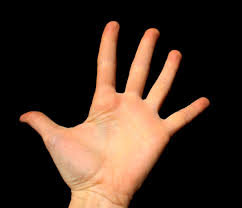
%> input picture hand.jpg, 242 x 208 px
$ octave hantrack.m   (GNU Octave 9; MATLAB toolbox functions it lacks are replaced by stand-ins)
%> lines starting %> are read from the running program, lines starting %| are printed output that depends on the picture; in (x1, y1, x2, y2) boxes, pixels count from 0 and x2, y2 are one past the last pixel; in counts of white or black regions, pixels touching at a corner belong together; the program's own positions count from 1
%Author : PRG SWAMY
clc;
clear all;
close all;
clf;

%read and display the image
img=imread('hand.jpg');
%> img is the input picture: size 208x242x3 uint8; mean R, G, B 67, 47.9, 35.8
figure(1)
imshow(img);title('Original image');

%convert and display grayscale image
irgb=rgb2gray(img);
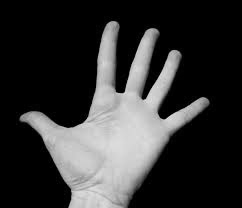
%> irgb: size 208x242 uint8; min 0, max 231, mean 52.3
figure(2)
imshow(irgb);title('Grayscale image');

%use a 2D median filter to filter ou the salt and pepper noise
ifil=medfilt2(irgb);
figure(3)
imshow(ifil);title('2D median filtered image');

%perform thresholding on the image
level=graythresh(ifil);
%> level = 0.369
ibw=im2bw(ifil,level);
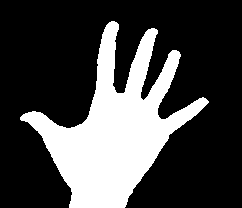
%> ibw: size 208x242 logical; 27.3% white; 1 white region, box (x1, y1, x2, y2) and area: (20, 21, 209, 208) 13743
figure(4)
imshow(ibw);title('Thresholded image');

%Dilate and erode the image with diamond and square structural element of size 2,3 resply
sedil=strel('diamond',2);
idil=imdilate(ibw,sedil);
%> idil: size 208x242 logical; 30.4% white; 1 white region, box (x1, y1, x2, y2) and area: (18, 19, 211, 208) 15290
figure(5)
imshow(idil);title('Dilated image');
seerd=strel('square',3);
ierd=imerode(idil,seerd);
%> ierd: size 208x242 logical; 28.2% white; 1 white region, box (x1, y1, x2, y2) and area: (19, 20, 209, 208) 14178
figure(6)
imshow(ierd);title('Eroded image');
img=ierd;

%Find the centroid of the hand using regionprops
statcent = regionprops(img,'centroid');
%> statcent = 1 region; Centroid: [115.7 128.4]
figure(7)
imshow(img); hold on;
for x = 1: numel(statcent)
    plot(statcent(x).Centroid(1),statcent(x).Centroid(2),'r.');
end
%> this loop made 1 pass
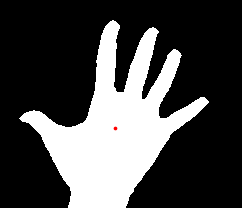
%> figure redrawn from the program's plot data
disp 'Centroid coordinates = '
disp statcent(1).Centroid(1);
disp statcent(1).Centroid(2);

%Find the orientation of the hand using regionprops
statorie=regionprops(img,'orientation');
%> statorie = 1 region; Orientation: 60.78
figure(8)
imshow(img); hold on;
for x=1:numel(statorie)
    plot(statorie(x).Orientation);
end
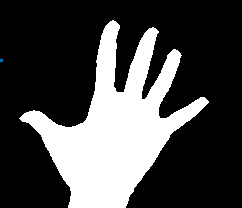
%> figure redrawn from the program's plot data
disp 'Stat orientation :'
disp statorie.Orientation%Angle of orientation with respect to horizontal
%centx=statcent(1).Centroid(1);
%centy=statcent(1).Centroid(2);

%Find the angle of rotation(theta)
if (0< statorie.Orientation(1) <90) %case of hand pointing outwards in 1st quadrant
      theta=(90-statorie.Orientation);%Angle to be rotated ACW for vertical alignment
%> theta = 29.22
elseif (-90 < statorie.Orientation(1) < 0)%case of hand pointing outwards in 4th quadrant
      theta=(-90-statorie.Orientation);%Angle to be rotated ACW for vertical alignment
end

%Rotate the hand ACW by theta to get alignment
imrot=imrotate(img,theta);
%> imrot: size 300x313 logical; 15.1% white; 1 white region, box (x1, y1, x2, y2) and area: (75, 67, 232, 266) 14179
figure(9)
imshow(imrot);hold on; title('Rotated image');
statcentr = regionprops(imrot,'centroid');
%> statcentr = 1 region; Centroid: [163.6 174.1]
for x = 1: numel(statcentr)
    plot(statcentr(x).Centroid(1),statcentr(x).Centroid(2),'r.');
end
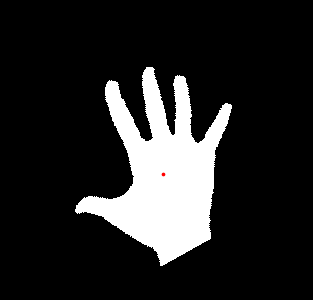
%> figure redrawn from the program's plot data; its title reads 'Rotated image'

centx=statcentr(x).Centroid(1);
%> centx = 163.6
centy=statcentr(x).Centroid(2);
%> centy = 174.1

%contour
figure(10)
cont=imcontour(imrot,1);
[imht imwt]=size(imrot);
%> imht = 300; imwt = 313
a=zeros(imht,imwt);
for i=1:1:size(cont,2)
    a(round(cont(2,i)),round(cont(1,i))) = 1;
end
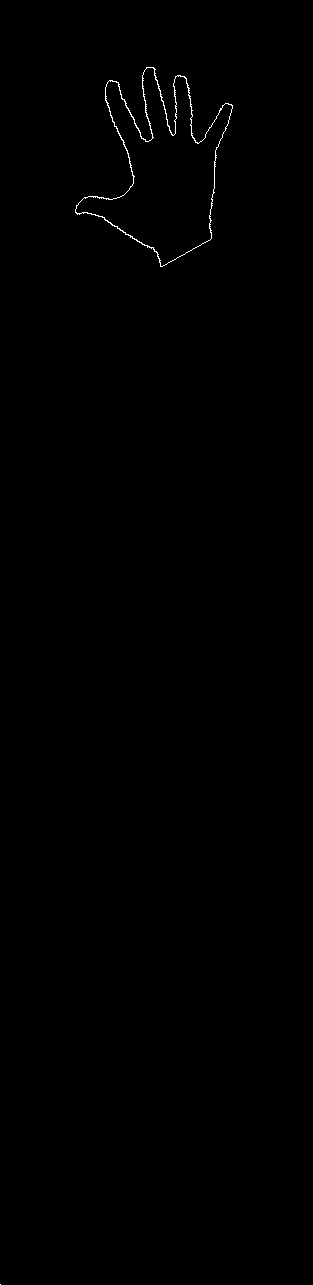
%> a: size 1285x313 double; values 0 (black) and 1 (white), 0.27% white in thin lines or dots, all inside (x1, y1, x2, y2) = (0, 67, 233, 1285)
figure(11)
imshow(a);
%!!!! Problem : contour image height is too big

%to extract reference point by given algorithm
j=0;
tmp=[];
I=imrot;
for i=1:imht
    if(I(i,round(centy))==1)
        j=j+1;
        tmp(j)=i;
    end
    xr=max(tmp);
    yr=centy
end
%> after the loop, j = 128; tmp = 128 values from 84 to 260
figure(12)
imshow(imrot);title('Rotated image with reference point');hold on;
plot(yr,xr,'r.');
%> figure, not shown here; its title reads 'Rotated image with reference point'
ic=imcrop(a,[1 1 301 313]);
figure(13)
imshow(ic);title('Cropped contour image with reference point ');hold on;
plot(yr,xr,'r.');
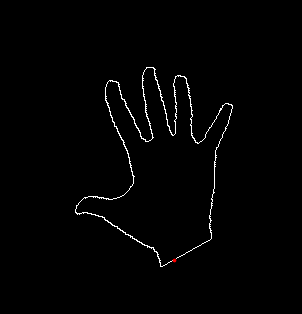
%> figure redrawn from the program's plot data; its title reads 'Cropped contour image with reference point'

%to find peaks and valleys
[D idx]= bwdist(ic,'euclidean');
%[peakValues, indexes] = findpeaks(D);
%tValues = t(indexes);
